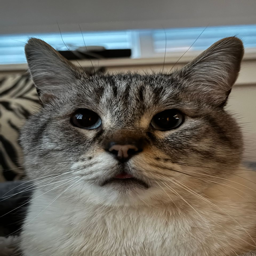
#> input picture data/raw/cat_002.png, 256 x 256 px; its folder holds only this picture in this run
$ python main.py
#> lines starting #> are read from the running program, lines starting #| are printed output that depends on the picture; after the words box and inside, x2 and y2 are one past the last pixel; in counts of white or black regions, pixels touching at a corner belong together
### src/filters.py
"""
Модуль низькорівневих алгоритмів обробки цифрових зображень.
Усі математичні операції реалізовано вручну з використанням NumPy
без залучення готових функцій обробки із спеціалізованих бібліотек CV.
"""
import numpy as np


def to_gray(img: np.ndarray) -> np.ndarray:
    """Первинне колірне перетворення: Grayscale (зважений півтон)."""
    if img.ndim == 2:
        return img.astype(np.uint8)

    b, g, r = img[:, :, 0], img[:, :, 1], img[:, :, 2]
    gray = 0.299 * r + 0.587 * g + 0.114 * b
    return np.clip(gray, 0, 255).astype(np.uint8)


def extract_green_channel(img: np.ndarray) -> np.ndarray:
    """Первинне колірне перетворення: екстракція зеленого каналу."""
    if img.ndim == 2:
        return img.astype(np.uint8)

    return img[:, :, 1].astype(np.uint8)


def pad_image(img: np.ndarray, pad_h: int, pad_w: int) -> np.ndarray:
    return np.pad(img, ((pad_h, pad_h), (pad_w, pad_w)), mode='edge')


def conv2d(img: np.ndarray, kernel: np.ndarray) -> np.ndarray:
    img_f = img.astype(np.float64)
    kh, kw = kernel.shape
    pad_h, pad_w = kh // 2, kw // 2

    padded = pad_image(img_f, pad_h, pad_w)
    h, w = img.shape
    output = np.zeros((h, w), dtype=np.float64)

    for i in range(kh):
        for j in range(kw):
            output += padded[i:i + h, j:j + w] * kernel[i, j]

    return output


def get_gaussian_kernel(size: int = 5, sigma: float = 1.2) -> np.ndarray:
    if size % 2 == 0:
        raise ValueError("Розмір ядра Гауса повинен бути непарним числом.")

    ax = np.linspace(-(size // 2), size // 2, size)
    xx, yy = np.meshgrid(ax, ax)
    kernel = np.exp(-(xx**2 + yy**2) / (2.0 * sigma**2))
    return kernel / np.sum(kernel)


def gaussian_blur(img: np.ndarray, size: int = 5, sigma: float = 1.2) -> np.ndarray:
    kernel = get_gaussian_kernel(size, sigma)
    blurred = conv2d(img, kernel)
    return np.clip(blurred, 0, 255).astype(np.uint8)


def sobel_filter(img: np.ndarray) -> np.ndarray:
    kernel_x = np.array([[-1, 0, 1],
                         [-2, 0, 2],
                         [-1, 0, 1]], dtype=np.float64)

    kernel_y = np.array([[-1, -2, -1],
                         [ 0,  0,  0],
                         [ 1,  2,  1]], dtype=np.float64)

    gx = conv2d(img, kernel_x)
    gy = conv2d(img, kernel_y)

    magnitude = np.hypot(gx, gy)
    max_val = np.max(magnitude)

    if max_val > 0:
        magnitude = (magnitude / max_val) * 255.0

    return np.clip(magnitude, 0, 255).astype(np.uint8)


def otsu_threshold(img: np.ndarray) -> np.ndarray:
    hist, _ = np.histogram(img.ravel(), bins=256, range=(0, 256))
    total_pixels = img.size

    current_max = -1.0
    threshold = 0

    sum_total = np.dot(np.arange(256), hist)
    weight_background = 0.0
    sum_background = 0.0

    for t in range(256):
        weight_background += hist[t]
        if weight_background == 0:
            continue

        weight_foreground = total_pixels - weight_background
        if weight_foreground == 0:
            break

        sum_background += t * hist[t]
        mean_background = sum_background / weight_background
        mean_foreground = (sum_total - sum_background) / weight_foreground

        between_variance = (weight_background * weight_foreground *
                            ((mean_background - mean_foreground) ** 2))

        if between_variance > current_max:
            current_max = between_variance
            threshold = t

    binary = np.where(img >= threshold, 255, 0)
    return binary.astype(np.uint8)

### src/metrics.py
"""
Модуль математичного розрахунку кількісних метрик порівняння якості зображень:
- MSE (Mean Squared Error)
- PSNR (Peak Signal-to-Noise Ratio)
- SSIM (Structural Similarity Index Measure)
"""
import numpy as np


def get_mse(img1: np.ndarray, img2: np.ndarray) -> float:
    """
    Обчислює середньоквадратичну помилку (MSE) між двома зображеннями.

    :param img1: Перше 2D зображення.
    :param img2: Друге 2D зображення.
    :return: Числове значення MSE.
    """
    arr1 = img1.astype(np.float64)
    arr2 = img2.astype(np.float64)
    return float(np.mean((arr1 - arr2) ** 2))


def get_psnr(img1: np.ndarray, img2: np.ndarray) -> float:
    """
    Обчислює пікове відношення сигналу до шуму (PSNR) в децибелах (дБ).

    :param img1: Перше 2D зображення.
    :param img2: Друге 2D зображення.
    :return: Значення PSNR в децибелах (або 100.0 при повній тотожності).
    """
    mse = get_mse(img1, img2)
    if mse == 0:
        return 100.0
    max_pixel = 255.0
    return float(10.0 * np.log10((max_pixel ** 2) / mse))


def get_ssim(img1: np.ndarray, img2: np.ndarray) -> float:
    """
    Обчислює індекс структурної подібності (SSIM) між двома зображеннями.

    :param img1: Оригінальне 2D зображення.
    :param img2: Оброблене 2D зображення.
    :return: Індекс SSIM у діапазоні [-1, 1].
    """
    x = img1.astype(np.float64)
    y = img2.astype(np.float64)

    # Константи стабілізації за стандартом Ванга (Zhou Wang et al.)
    c1 = (0.01 * 255.0) ** 2
    c2 = (0.03 * 255.0) ** 2

    mu_x = np.mean(x)
    mu_y = np.mean(y)

    var_x = np.var(x)
    var_y = np.var(y)

    # Безпечне обчислення коваріації з обробкою суцільно однорідних матриць
    if x.size > 1 and (var_x > 0 or var_y > 0):
        cov_matrix = np.cov(x.flatten(), y.flatten())
        cov_xy = cov_matrix[0, 1] if cov_matrix.ndim == 2 else 0.0
    else:
        cov_xy = 0.0

    num = (2 * mu_x * mu_y + c1) * (2 * cov_xy + c2)
    den = (mu_x ** 2 + mu_y ** 2 + c1) * (var_x + var_y + c2)

    return float(num / den)

### main.py
import os
import json
import csv
import logging
import cv2
import numpy as np
import matplotlib.pyplot as plt
from src.filters import to_gray, extract_green_channel, gaussian_blur, sobel_filter, otsu_threshold
from src.metrics import get_mse, get_psnr, get_ssim

# Налаштування логування в консоль
logging.basicConfig(level=logging.INFO, format="%(asctime)s [%(levelname)s] %(message)s")


def imread_unicode(path: str) -> np.ndarray:
    """Зчитує зображення з підтримкою кирилиці та юнікоду в шляхах файлів."""
    try:
        data = np.fromfile(path, dtype=np.uint8)
        return cv2.imdecode(data, cv2.IMREAD_COLOR)
    except Exception:
        return None


def load_config(path: str = "config.json") -> dict:
    """Завантажує налаштування з JSON-файлу або повертає дефолтні."""
    if os.path.exists(path):
        with open(path, "r", encoding="utf-8") as f:
            return json.load(f)
    return {
        "gaussian": {"size": 5, "sigma": 1.2},
        "raw_dir": "data/raw",
        "proc_dir": "data/processed",
        "csv_report": "metrics_report.csv",
        "plot_report": "data/processed/metrics_telemetry_plots.png"
    }


def pipeline_1(img: np.ndarray, cfg: dict):
    """
    Пайплайн 1 (3 етапи):
    1. Grayscale (зважений напівтоновий простір)
    2. Gaussian Blur (згладжування шуму)
    3. Otsu Thresholding (порогова сегментація)
    """
    g_size = cfg.get("gaussian", {}).get("size", 5)
    g_sigma = cfg.get("gaussian", {}).get("sigma", 1.2)

    gray = to_gray(img)
    blurred = gaussian_blur(gray, size=g_size, sigma=g_sigma)
    binary = otsu_threshold(blurred)
    return gray, binary


def pipeline_2(img: np.ndarray, cfg: dict):
    """
    Пайплайн 2 (3 етапи):
    1. Green Channel (екстракція зеленого каналу)
    2. Sobel Edge Detection (виділення контурів)
    3. Otsu Thresholding (порогова сегментація)
    """
    green = extract_green_channel(img)
    edges = sobel_filter(green)
    binary = otsu_threshold(edges)
    return green, binary


def print_pretty_table(results: list):
    """Виводить відформатовану таблицю метрик у консоль."""
    if not results:
        return

    headers = ["ID", "Файл", "P1 MSE", "P1 PSNR", "P1 SSIM", "P2 MSE", "P2 PSNR", "P2 SSIM"]

    max_fn_len = max(len(r["filename"]) for r in results)
    col_fn_width = max(max_fn_len + 2, 12)

    col_widths = {
        "id": 6,
        "filename": col_fn_width,
        "p1_mse": 11, "p1_psnr": 10, "p1_ssim": 10,
        "p2_mse": 11, "p2_psnr": 10, "p2_ssim": 10
    }

    top_line = f"┌{'─'*col_widths['id']}┬{'─'*col_widths['filename']}┬{'─'*col_widths['p1_mse']}┬{'─'*col_widths['p1_psnr']}┬{'─'*col_widths['p1_ssim']}┬{'─'*col_widths['p2_mse']}┬{'─'*col_widths['p2_psnr']}┬{'─'*col_widths['p2_ssim']}┐"
    sep_line = f"├{'─'*col_widths['id']}┼{'─'*col_widths['filename']}┼{'─'*col_widths['p1_mse']}┼{'─'*col_widths['p1_psnr']}┼{'─'*col_widths['p1_ssim']}┼{'─'*col_widths['p2_mse']}┼{'─'*col_widths['p2_psnr']}┼{'─'*col_widths['p2_ssim']}┤"
    bot_line = f"└{'─'*col_widths['id']}┴{'─'*col_widths['filename']}┴{'─'*col_widths['p1_mse']}┴{'─'*col_widths['p1_psnr']}┴{'─'*col_widths['p1_ssim']}┴{'─'*col_widths['p2_mse']}┴{'─'*col_widths['p2_psnr']}┴{'─'*col_widths['p2_ssim']}┘"

    print("\n" + "=" * 90)
    print("                         ПІДСУМКОВА ТАБЛИЦЯ МЕТРИК ЯКОСТІ")
    print("=" * 90)
    print(top_line)

    print(f"│{headers[0]:^{col_widths['id']}}│"
          f"{headers[1]:^{col_widths['filename']}}│"
          f"{headers[2]:^{col_widths['p1_mse']}}│"
          f"{headers[3]:^{col_widths['p1_psnr']}}│"
          f"{headers[4]:^{col_widths['p1_ssim']}}│"
          f"{headers[5]:^{col_widths['p2_mse']}}│"
          f"{headers[6]:^{col_widths['p2_psnr']}}│"
          f"{headers[7]:^{col_widths['p2_ssim']}}│")
    print(sep_line)

    for r in results:
        fname = r['filename']
        if len(fname) > col_widths['filename'] - 2:
            fname = fname[:col_widths['filename'] - 5] + "..."

        print(f"│{r['id']:^{col_widths['id']}}│ "
              f"{fname:<{col_widths['filename']-1}}│"
              f"{r['p1_mse']:>{col_widths['p1_mse']-1}.2f} │"
              f"{r['p1_psnr']:>{col_widths['p1_psnr']-1}.2f} │"
              f"{r['p1_ssim']:>{col_widths['p1_ssim']-1}.4f} │"
              f"{r['p2_mse']:>{col_widths['p2_mse']-1}.2f} │"
              f"{r['p2_psnr']:>{col_widths['p2_psnr']-1}.2f} │"
              f"{r['p2_ssim']:>{col_widths['p2_ssim']-1}.4f} │")

    print(bot_line + "\n")


def generate_plots(results: list, output_path: str):
    """Генерує та зберігає порівняльні аналітичні графіки метрик."""
    if not results:
        return

    indices = range(1, len(results) + 1)

    p1_psnr = [r["p1_psnr"] for r in results]
    p2_psnr = [r["p2_psnr"] for r in results]

    p1_ssim = [r["p1_ssim"] for r in results]
    p2_ssim = [r["p2_ssim"] for r in results]

    plt.figure(figsize=(15, 6))

    # Графік PSNR
    plt.subplot(1, 2, 1)
    plt.plot(indices, p1_psnr, label="Пайплайн 1 (Grayscale + Гаус + Оцу)", color="#1f77b4", linewidth=1.5)
    plt.plot(indices, p2_psnr, label="Пайплайн 2 (Green + Собель + Оцу)", color="#d62728", linewidth=1.5)
    plt.title("Розподіл метрики PSNR (дБ) по вибірці", fontsize=12, fontweight='bold')
    plt.xlabel("Номер зображення у вибірці", fontsize=10)
    plt.ylabel("PSNR (децибели)", fontsize=10)
    plt.grid(True, linestyle="--", alpha=0.6)
    plt.legend()

    # Графік SSIM
    plt.subplot(1, 2, 2)
    plt.plot(indices, p1_ssim, label="Пайплайн 1 (Grayscale + Гаус + Оцу)", color="#1f77b4", linewidth=1.5)
    plt.plot(indices, p2_ssim, label="Пайплайн 2 (Green + Собель + Оцу)", color="#d62728", linewidth=1.5)
    plt.title("Розподіл метрики SSIM по вибірці", fontsize=12, fontweight='bold')
    plt.xlabel("Номер зображення у вибірці", fontsize=10)
    plt.ylabel("Індекс SSIM", fontsize=10)
    plt.grid(True, linestyle="--", alpha=0.6)
    plt.legend()

    plt.tight_layout()
    plt.savefig(output_path, dpi=300)
    plt.close()
    logging.info(f"Аналітичні графіки успішно збережено: {output_path}")


def main():
    cfg = load_config()
#> (reads config.json from the repository)
    raw_dir = cfg.get("raw_dir", "data/raw")
    proc_dir = cfg.get("proc_dir", "data/processed")
    os.makedirs(proc_dir, exist_ok=True)

    valid_exts = (".jpg", ".jpeg", ".png", ".webp", ".bmp")
    if not os.path.exists(raw_dir):
        logging.error(f"Папку {raw_dir} не знайдено!")
        return

    files = sorted([f for f in os.listdir(raw_dir) if f.lower().endswith(valid_exts)])

    if not files:
        logging.error(f"У папці {raw_dir} не знайдено жодного графічного файла!")
        return

    logging.info(f"Розпочато масову обробку вибірки з {len(files)} зображень...")

    results = []
    csv_rows = []

    for idx, filename in enumerate(files, start=1):
        img_path = os.path.join(raw_dir, filename)
        img = imread_unicode(img_path)
#> in imread_unicode, returned value is the input picture: shape (256, 256, 3); mean B, G, R 96.7, 105, 108

        if img is None:
            logging.warning(f"Не вдалося зчитати файл: {filename}. Пропуск.")
            continue

        # Виконання двох пайплайнів
        g1, b1 = pipeline_1(img, cfg)
#> after the loop in conv2d, `for i in range(kh):`:
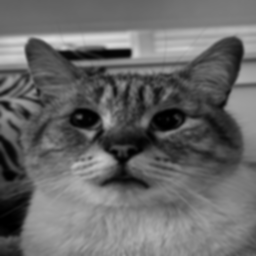
#> output: shape (256, 256) float64; min 0, max 220.3, mean 104.5
#> in otsu_threshold, `hist, _ = np.histogram(img.ravel(), bins=256, range=(0, 256))`: hist = 256 values, max 965 at index 105, min 0 at index 221, mean 256
#> in otsu_threshold, `sum_total = np.dot(np.arange(256), hist)`: sum_total = 6812761
#> the loop in otsu_threshold, `for t in range(256):` made 221 passes
#> (weight_background, weight_foreground, sum_background, mean_background, mean_foreground, current_max) on passes 1 to 12: (234, 65302, 0, 0, 104.3, 1.66e+11), (402, 65134, 168, 0.418, 104.6, 2.84e+11), (550, 64986, 464, 0.844, 104.8, 3.86e+11), (706, 64830, 932, 1.32, 105.1, 4.93e+11), (842, 64694, 1476, 1.75, 105.3, 5.84e+11), (1002, 64534, 2276, 2.27, 105.5, 6.9e+11), (1154, 64382, 3188, 2.76, 105.8, 7.88e+11), (1287, 64249, 4119, 3.2, 106, 8.73e+11), (1423, 64113, 5207, 3.66, 106.2, 9.59e+11), (1562, 63974, 6458, 4.13, 106.4, 1.04e+12), (1698, 63838, 7818, 4.6, 106.6, 1.13e+12), (1824, 63712, 9204, 5.05, 106.8, 1.2e+12)
#> after the loop in otsu_threshold, `for t in range(256):`: current_max = 5.67e+12; sum_background = 6811661; threshold = 95; weight_background = 65536
#> in otsu_threshold, `binary = np.where(img >= threshold, 255, 0)`:
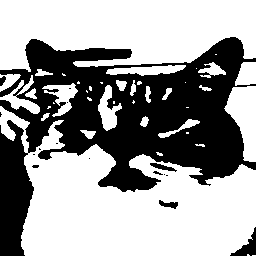
#> binary: shape (256, 256) int64; 62% white; 16 black regions (11 under 20 px), largest, box (x1, y1, x2, y2) and area: (0, 37, 256, 256) 24359, (230, 227, 256, 256) 283, (150, 163, 177, 172) 101, (159, 200, 178, 209) 92, (0, 76, 6, 86) 40
        g2, b2 = pipeline_2(img, cfg)
#> after the loop in conv2d (call 2), `for i in range(kh):`:
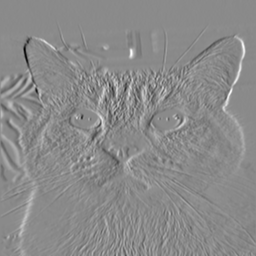
#> output: shape (256, 256) float64; min -647, max 545, mean 1.5; drawn with min black and max white
#> after the loop in conv2d (call 3), `for i in range(kh):`:
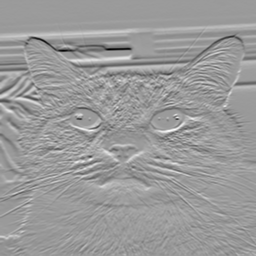
#> output: shape (256, 256) float64; min -717, max 469, mean 0.3; drawn with min black and max white
#> in sobel_filter, `magnitude = np.hypot(gx, gy)`:
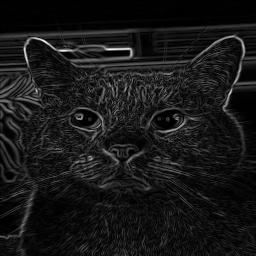
#> magnitude: shape (256, 256) float64; min 0, max 738.8, mean 69.2; drawn with min black and max white
#> in sobel_filter, `max_val = np.max(magnitude)`: max_val = 738.8
#> in otsu_threshold (call 2), `hist, _ = np.histogram(img.ravel(), bins=256, range=(0, 256))`: hist = 256 values, max 3875 at index 1, min 0 at index 201, mean 256
#> in otsu_threshold (call 2), `sum_total = np.dot(np.arange(256), hist)`: sum_total = 1533205
#> the loop in otsu_threshold (call 2), `for t in range(256):` made 256 passes
#> (weight_background, weight_foreground, sum_background, mean_background, mean_foreground, current_max) on passes 1 to 2: (2367, 63169, 0, 0, 24.27, 8.81e+10), (6242, 59294, 3875, 0.621, 25.79, 2.35e+11)
#> (weight_background, weight_foreground, sum_background) on pass 3: (9147, 56389, 9685)
#> in otsu_threshold (call 2), `binary = np.where(img >= threshold, 255, 0)`:
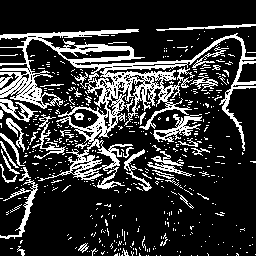
#> binary: shape (256, 256) int64; 20.8% white in thin lines or dots
#> in otsu_threshold (call 2), `return binary.astype(np.uint8)`: returned value: shape (256, 256); 20.8% white in thin lines or dots

        base_name = os.path.splitext(filename)[0]

        # Збереження оброблених фото у папку data/processed/ із суфіксами _pipeline_1 та _pipeline_2
        cv2.imencode('.png', b1)[1].tofile(os.path.join(proc_dir, f"{base_name}_pipeline_1.png"))
        cv2.imencode('.png', b2)[1].tofile(os.path.join(proc_dir, f"{base_name}_pipeline_2.png"))

        # Обчислення метрик якості
        m1_mse, m1_psnr, m1_ssim = get_mse(g1, b1), get_psnr(g1, b1), get_ssim(g1, b1)
        m2_mse, m2_psnr, m2_ssim = get_mse(g2, b2), get_psnr(g2, b2), get_ssim(g2, b2)
#> in get_mse (call 3), `arr2 = img2.astype(np.float64)`: arr2: shape (256, 256) float64; 20.8% white in thin lines or dots

        res_dict = {
            "id": idx,
            "filename": filename,
            "p1_mse": round(m1_mse, 2),
            "p1_psnr": round(m1_psnr, 2),
            "p1_ssim": round(m1_ssim, 4),
            "p2_mse": round(m2_mse, 2),
            "p2_psnr": round(m2_psnr, 2),
            "p2_ssim": round(m2_ssim, 4)
        }
        results.append(res_dict)

        # Форматування чисел для Excel з комою замість крапки
        csv_rows.append({
            "id": idx,
            "filename": filename,
            "p1_mse": str(round(m1_mse, 2)).replace(".", ","),
            "p1_psnr": str(round(m1_psnr, 2)).replace(".", ","),
            "p1_ssim": str(round(m1_ssim, 4)).replace(".", ","),
            "p2_mse": str(round(m2_mse, 2)).replace(".", ","),
            "p2_psnr": str(round(m2_psnr, 2)).replace(".", ","),
            "p2_ssim": str(round(m2_ssim, 4)).replace(".", ",")
        })

        if idx % 15 == 0 or idx == len(files):
            logging.info(f"Опрацьовано [{idx}/{len(files)}] зображень.")

    # Запис CSV звітів
    csv_path = cfg.get("csv_report", "metrics_report.csv")
    with open(csv_path, "w", newline="", encoding="utf-8-sig") as f:
        fieldnames = ["id", "filename", "p1_mse", "p1_psnr", "p1_ssim", "p2_mse", "p2_psnr", "p2_ssim"]
        writer = csv.DictWriter(f, fieldnames=fieldnames, delimiter=";")
        writer.writeheader()
        writer.writerows(csv_rows)

    logging.info(f"Метрики збережено у файл: {csv_path}")

    plot_path = cfg.get("plot_report", "data/processed/metrics_telemetry_plots.png")
    generate_plots(results, plot_path)
#> in generate_plots, `plt.savefig(output_path, dpi=300)`:
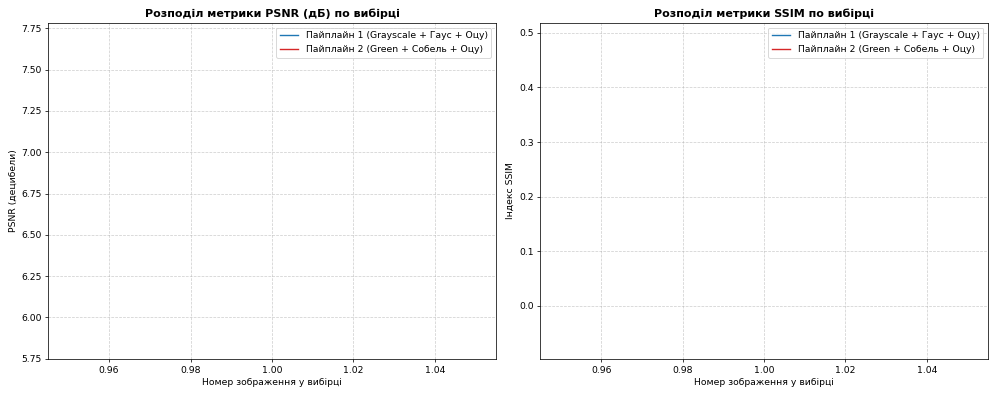
#> figure drawn by matplotlib, 2 panels
    print_pretty_table(results)
#| │  ID  │    Файл     │  P1 MSE   │ P1 PSNR  │ P1 SSIM  │  P2 MSE   │ P2 PSNR  │ P2 SSIM  │
#> the loop in print_pretty_table, `for r in results:` made 1 pass
#| │  1   │ cat_002.png │  11060.84 │     7.69 │   0.4901 │  16938.88 │     5.84 │  -0.0694 │

    logging.info("ОБРОБКУ ПОВНІСТЮ ЗАВЕРШЕНО УСПІШНО!")


if __name__ == "__main__":
    main()
